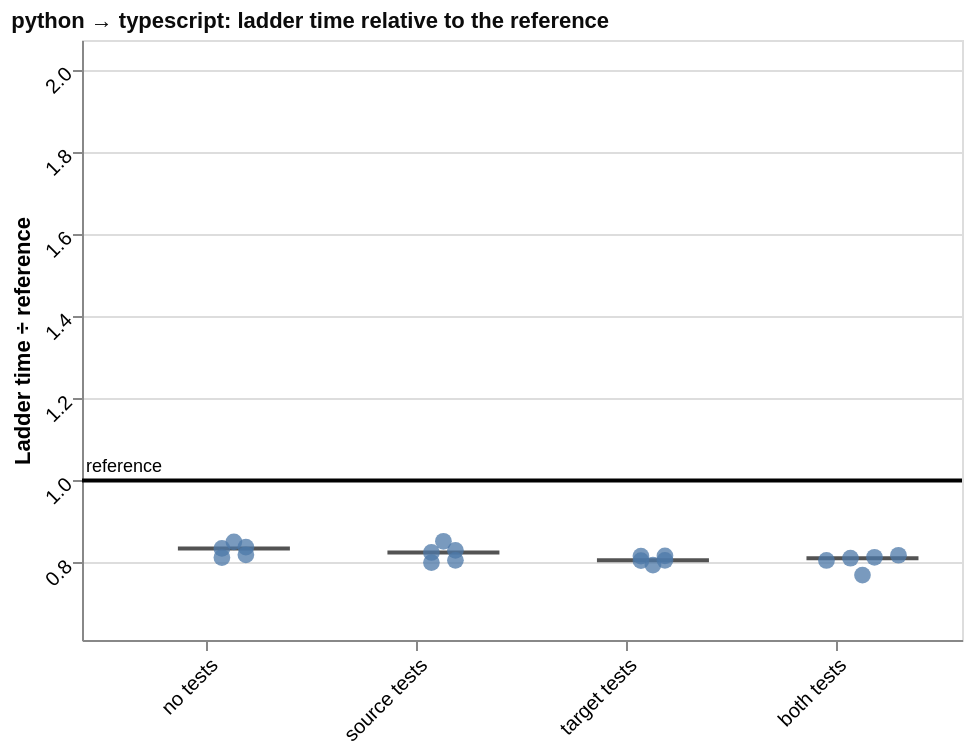

Write a Vega-Lite specification for this figure.
### Vega-Lite specification from a JSON file in a GitHub repository (floating-point values rounded to 4 significant figures)
{"config": {"view": {"continuousWidth": 300, "continuousHeight": 300}, "axis": {"labelAngle": -45}}, "layer": [{"data": {"name": "data-14fe493c704c9f943a6d8a59518b9d87"}, "mark": {"type": "tick", "color": "#0b0b0b", "opacity": 0.7, "size": 56, "thickness": 2}, "encoding": {"x": {"field": "condition", "sort": ["no tests", "source tests", "target tests", "both tests"], "title": null, "type": "nominal"}, "xOffset": {"field": "nudge", "scale": {"domain": [-2, 2], "range": [31.0, 79.0]}, "title": null, "type": "quantitative"}, "y": {"field": "value", "scale": {"domain": [0.6115, 2.073], "nice": false}, "title": "Ladder time ÷ reference", "type": "quantitative"}}}, {"data": {"name": "data-2411f198109f299d7ce56c00f7b584a2"}, "mark": {"type": "point", "filled": true, "opacity": 0.75, "size": 70}, "encoding": {"tooltip": [{"field": "port", "title": "run", "type": "nominal"}, {"field": "value", "format": ".2f", "title": "ladder time ÷ reference", "type": "quantitative"}, {"field": "ladder_rungs_completed", "title": "rungs completed", "type": "quantitative"}, {"field": "ladder_total_ms", "format": ",.1f", "title": "total ms", "type": "quantitative"}], "x": {"field": "condition", "sort": ["no tests", "source tests", "target tests", "both tests"], "title": null, "type": "nominal"}, "xOffset": {"field": "nudge", "scale": {"domain": [-2, 2], "range": [31.0, 79.0]}, "title": null, "type": "quantitative"}, "y": {"field": "value", "scale": {"domain": [0.6115, 2.073], "nice": false}, "title": "Ladder time ÷ reference", "type": "quantitative"}}}, {"data": {"name": "data-a630986baac081710e889288b28dd2bb"}, "mark": {"type": "rule", "color": "black", "strokeWidth": 2}, "encoding": {"y": {"field": "value", "scale": {"domain": [0.6115, 2.073], "nice": false}, "title": "Ladder time ÷ reference", "type": "quantitative"}}}, {"data": {"name": "data-a630986baac081710e889288b28dd2bb"}, "mark": {"type": "text", "align": "left", "baseline": "bottom", "dy": -2, "fontSize": 9}, "encoding": {"text": {"field": "label", "type": "nominal"}, "x": {"value": 2}, "y": {"field": "value", "scale": {"domain": [0.6115, 2.073], "nice": false}, "title": "Ladder time ÷ reference", "type": "quantitative"}}}], "height": 300, "title": {"text": "python → typescript: ladder time relative to the reference", "anchor": "start", "color": "#0b0b0b", "fontSize": 11}, "width": 440, "$schema": "https://vega.github.io/schema/vega-lite/v6.4.1.json", "datasets": {"data-14fe493c704c9f943a6d8a59518b9d87": [{"condition": "no tests", "value": 0.8346, "nudge": 0.0}, {"condition": "source tests", "value": 0.8247, "nudge": 0.0}, {"condition": "target tests", "value": 0.8055, "nudge": 0.0}, {"condition": "both tests", "value": 0.8106, "nudge": 0.0}], "data-2411f198109f299d7ce56c00f7b584a2": [{"run_id": "20260909T005215Z_9a3e20fe", "condition": "no tests", "ladder_rungs_completed": 19, "ladder_total_ms": 12060.0, "value": 0.8506, "reference": 1.0, "port": "9a3e20fe", "nudge": 0.0}, {"run_id": "20260909T024849Z_b96078c6", "condition": "no tests", "ladder_rungs_completed": 19, "ladder_total_ms": 11580.0, "value": 0.8124, "reference": 1.0, "port": "b96078c6", "nudge": -0.5}, {"run_id": "20260909T130706Z_31ac2789", "condition": "no tests", "ladder_rungs_completed": 19, "ladder_total_ms": 11840.0, "value": 0.819, "reference": 1.0, "port": "31ac2789", "nudge": 0.5}, {"run_id": "20260909T151143Z_170b737d", "condition": "no tests", "ladder_rungs_completed": 19, "ladder_total_ms": 11680.0, "value": 0.8346, "reference": 1.0, "port": "170b737d", "nudge": -0.5}, {"run_id": "20260909T182714Z_2643e4be", "condition": "no tests", "ladder_rungs_completed": 19, "ladder_total_ms": 11780.0, "value": 0.8377, "reference": 1.0, "port": "2643e4be", "nudge": 0.5}, {"run_id": "20260909T002206Z_273cf6b9", "condition": "source tests", "ladder_rungs_completed": 19, "ladder_total_ms": 12020.0, "value": 0.8298, "reference": 1.0, "port": "273cf6b9", "nudge": 0.5}, {"run_id": "20260909T022216Z_19e0fe30", "condition": "source tests", "ladder_rungs_completed": 19, "ladder_total_ms": 11590.0, "value": 0.8247, "reference": 1.0, "port": "19e0fe30", "nudge": -0.5}, {"run_id": "20260909T124157Z_4ee67ba2", "condition": "source tests", "ladder_rungs_completed": 19, "ladder_total_ms": 11630.0, "value": 0.8, "reference": 1.0, "port": "4ee67ba2", "nudge": -0.5}, {"run_id": "20260909T144331Z_5b46f630", "condition": "source tests", "ladder_rungs_completed": 19, "ladder_total_ms": 11730.0, "value": 0.8519, "reference": 1.0, "port": "5b46f630", "nudge": 0.0}, {"run_id": "20260909T180307Z_280f3890", "condition": "source tests", "ladder_rungs_completed": 19, "ladder_total_ms": 11530.0, "value": 0.8056, "reference": 1.0, "port": "280f3890", "nudge": 0.5}, {"run_id": "20260909T004354Z_a47a3057", "condition": "target tests", "ladder_rungs_completed": 19, "ladder_total_ms": 11840.0, "value": 0.8158, "reference": 1.0, "port": "a47a3057", "nudge": -0.5}, {"run_id": "20260909T023701Z_e94dca40", "condition": "target tests", "ladder_rungs_completed": 19, "ladder_total_ms": 11520.0, "value": 0.8165, "reference": 1.0, "port": "e94dca40", "nudge": 0.5}, {"run_id": "20260909T125752Z_09b2c811", "condition": "target tests", "ladder_rungs_completed": 19, "ladder_total_ms": 11530.0, "value": 0.8047, "reference": 1.0, "port": "09b2c811", "nudge": -0.5}, {"run_id": "20260909T150124Z_a7cd2ee9", "condition": "target tests", "ladder_rungs_completed": 19, "ladder_total_ms": 11420.0, "value": 0.8055, "reference": 1.0, "port": "a7cd2ee9", "nudge": 0.5}, {"run_id": "20260909T181751Z_00b43b48", "condition": "target tests", "ladder_rungs_completed": 19, "ladder_total_ms": 11530.0, "value": 0.7941, "reference": 1.0, "port": "00b43b48", "nudge": 0.0}, {"run_id": "20260909T001426Z_1c28aa33", "condition": "both tests", "ladder_rungs_completed": 19, "ladder_total_ms": 11720.0, "value": 0.8179, "reference": 1.0, "port": "1c28aa33", "nudge": 1.5}, {"run_id": "20260909T020947Z_ffb57550", "condition": "both tests", "ladder_rungs_completed": 19, "ladder_total_ms": 11850.0, "value": 0.8052, "reference": 1.0, "port": "ffb57550", "nudge": -1.5}, {"run_id": "20260909T123239Z_5982b634", "condition": "both tests", "ladder_rungs_completed": 19, "ladder_total_ms": 11500.0, "value": 0.7697, "reference": 1.0, "port": "5982b634", "nudge": 0.0}, {"run_id": "20260909T142951Z_4ff7cdec", "condition": "both tests", "ladder_rungs_completed": 19, "ladder_total_ms": 11910.0, "value": 0.8106, "reference": 1.0, "port": "4ff7cdec", "nudge": -0.5}, {"run_id": "20260909T175143Z_62b61540", "condition": "both tests", "ladder_rungs_completed": 19, "ladder_total_ms": 12160.0, "value": 0.813, "reference": 1.0, "port": "62b61540", "nudge": 0.5}], "data-a630986baac081710e889288b28dd2bb": [{"value": 1.0, "label": "reference"}]}}
